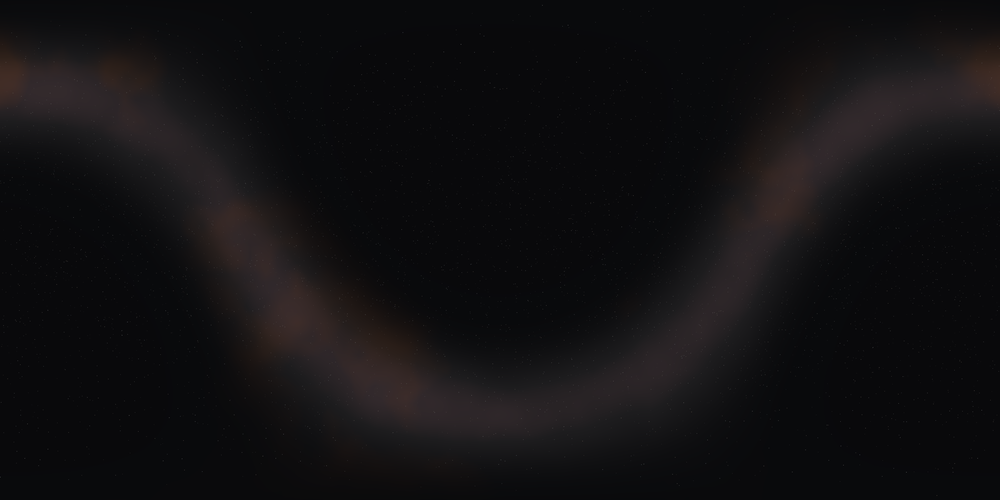
#> input picture assets/sky/starmap_equirect.png, 1000 x 500 px, shrunk from 4096 x 2048 before the run, found by its file name
$ python check_starmap.py
#> lines starting #> are read from the running program, lines starting #| are printed output that depends on the picture; long printed decimals are rounded
#!/usr/bin/env python3
"""Быстрая проверка готовой панорамы (без Godot): шов, полюса, распределение
яркости. Читает PNG и печатает числа, по которым видно, что генератор не выдал
заглушку/кашу и что панораму можно зашивать в скайбокс.

Запуск: python tools/check_starmap.py [assets/sky/starmap_equirect.png]
"""
import re
import sys

import numpy as np
from PIL import Image

path = sys.argv[1] if len(sys.argv) > 1 else "assets/sky/starmap_equirect.png"
img = np.asarray(Image.open(path), np.float32) / 255.0
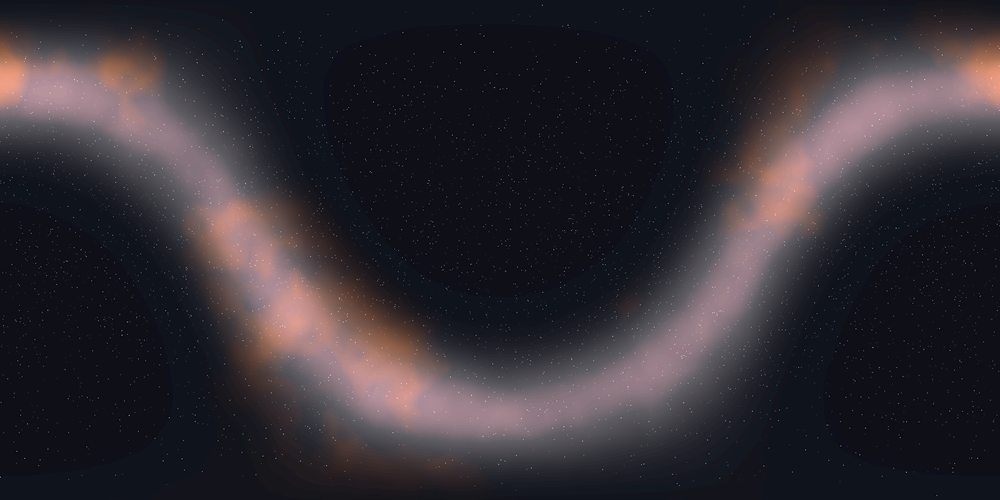
#> img: shape (500, 1000, 3) float32; mean R, G, B 0.0693, 0.0642, 0.0705; drawn with min black and max white
h, w = img.shape[:2]
#> h = 500; w = 1000
# sRGB -> линейные значения: именно так их трактует скайбокс Godot (PNG
# считается HDR-картой «as-is», без обратного преобразования).
lin = np.where(img <= 0.04045, img / 12.92, ((img + 0.055) / 1.055) ** 2.4)
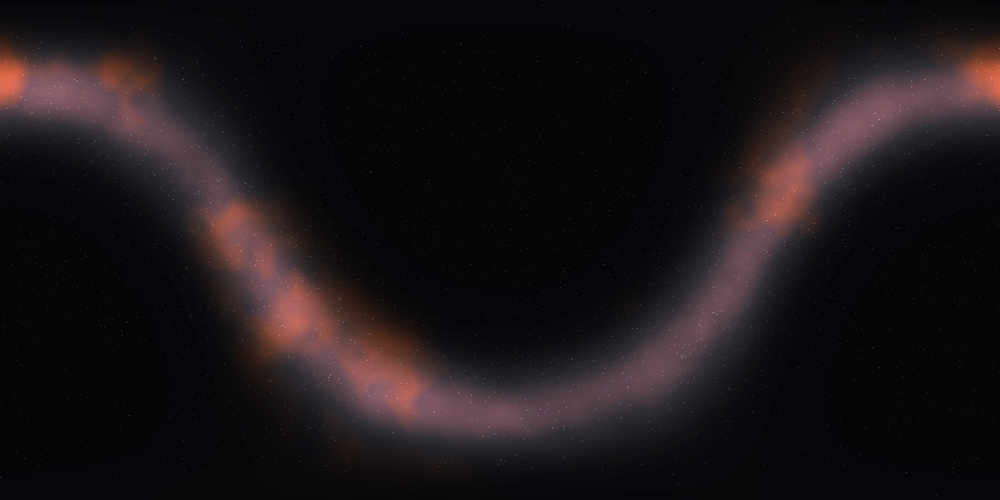
#> lin: shape (500, 1000, 3) float32; mean R, G, B 0.00761, 0.00634, 0.007; drawn with min black and max white
lum = lin.mean(axis=2)
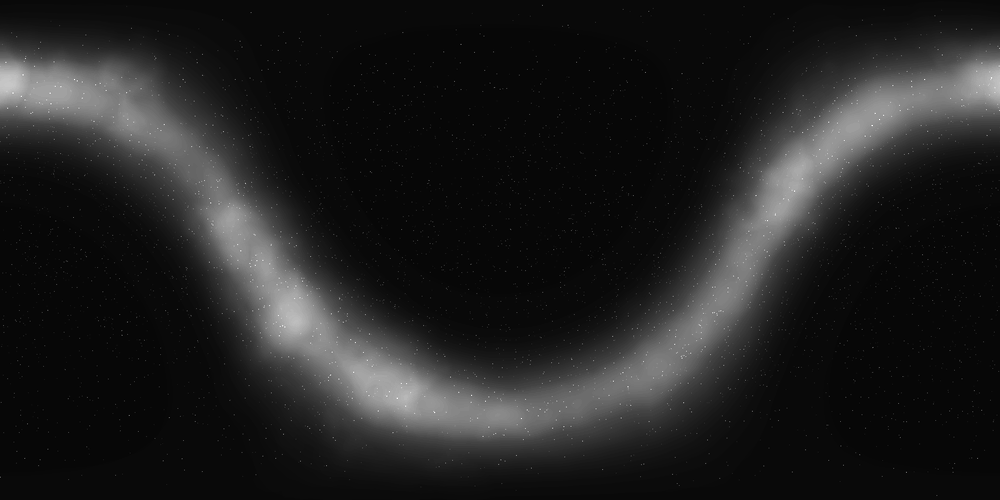
#> lum: shape (500, 1000) float32; min 0.00172, max 0.0418, mean 0.00699; drawn with min black and max white
print(f"{path}: {w}x{h}")
#| assets/sky/starmap_equirect.png: 1000x500
print(f"  mean={lum.mean():.4f}  p50={np.median(lum):.5f}  p99={np.percentile(lum,99):.4f}  max={lum.max():.4f}")
#|   mean=0.0070  p50=0.00346  p99=0.0269  max=0.0418

# 1) Горизонтальный шов: панорама замыкается, значит крайние столбцы обязаны
#    отличаться не сильнее, чем соседние внутри карты.
d_seam = np.abs(lum[:, -1] - lum[:, 0]).mean()
#> d_seam = 0.000204
d_inner = np.abs(np.diff(lum, axis=1)).mean()
#> d_inner = 0.00018
print(f"  шов: |Δ| средняя = {d_seam:.5f}, внутри карты = {d_inner:.5f}, "
      f"отношение = {d_seam / d_inner:.2f}  ({'OK' if d_seam < 3 * d_inner else 'ПЛОХО'})")
#|   шов: |Δ| средняя = 0.0002, внутри карты = 0.00018, отношение = 1.13  (OK)

# 2) Полюса: верхние/нижние 2% строк не должны быть светлее середины
#    (иначе в зените/надире вырастает светлое пятно).
band = max(1, int(h * 0.02))
#> band = 10
print(f"  полюса: top2%={lum[:band].mean():.5f}  bottom2%={lum[-band:].mean():.5f}  "
      f"середина={lum[h//4:3*h//4].mean():.5f}")
#|   полюса: top2%=0.00324  bottom2%=0.00328  середина=0.00728

# 3) Пояс: brighter-пояс должен читаться как максимум по наклону.
# Пояс ищем в той же системе координат, что и генератор: equirect-направление
# (sin zen*cos az, sin zen*sin az, cos zen), нормаль плоскости пояса
# (sin TILT, 0, cos TILT) — TILT берём из gen_starmap, чтобы конвенции не
# разъезжались.
zen = (np.arange(h) + 0.5) / h * np.pi
#> zen = 500 values from 0.00314 to 3.14
az = (np.arange(w) + 0.5) / w * 2 * np.pi - np.pi
#> az = 1000 values from -3.14 to 3.14
zz, aa = np.meshgrid(zen, az, indexing="ij")
#> (the run stopped early here; a loop or call above may not have finished)
